Frame 1 (no input): blank canvas, image omitted
Frame 60 (the mouse pressed at the canvas centre just before this capture): blank canvas, image omitted
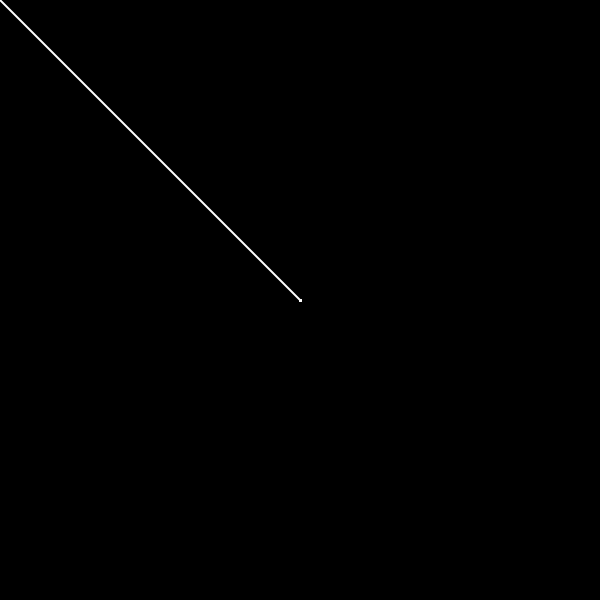
Frame 120 (the mouse held since frame 60 and released just before this capture)

The Processing sketch whose frames 1 and 60 were blank and that drew this single picture after the mouse press (run headless with seeded random() and noise(); from frame 60 on, the mouse is pressed at the canvas centre):

// Processing sketch: mouseMoving
// ── mouseMoving.pde
void setup() {
  size(600, 600);
  background(0);
}

void draw() {
  fill(150);
  stroke(255);
  rectMode(CENTER);
  //rect(mouseX, mouseY, 100, 50);
  if( mouseX >0 && mouseX <600)
  strokeWeight(600 / mouseX);
  line(pmouseX, pmouseY, mouseX, mouseY);
}
